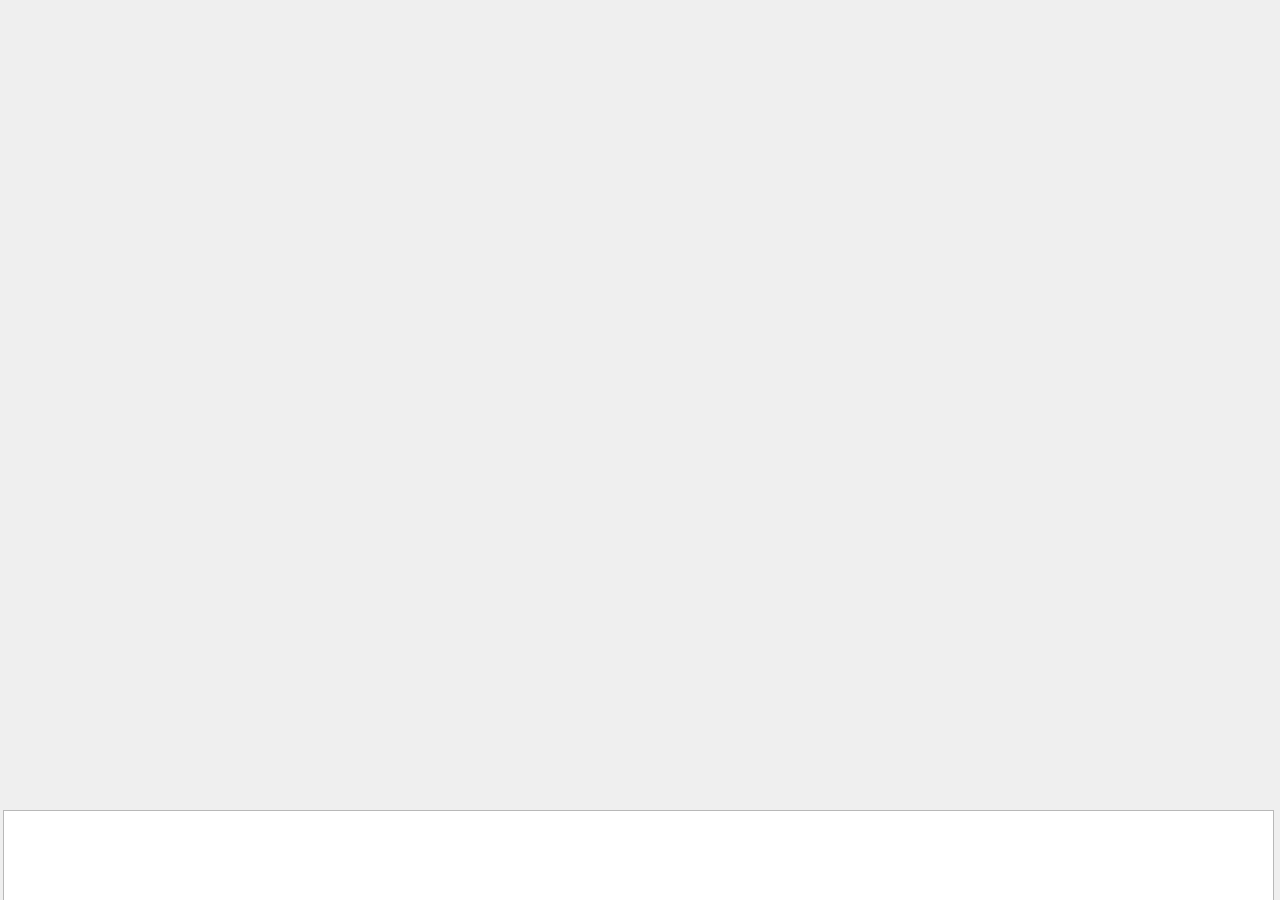
<?xml version="1.0" encoding="UTF-8"?>
<ui version="4.0">
 <class>MainWindow</class>
 <widget class="QMainWindow" name="MainWindow">
  <property name="geometry">
   <rect>
    <x>0</x>
    <y>0</y>
    <width>1280</width>
    <height>900</height>
   </rect>
  </property>
  <property name="windowTitle">
   <string>MainWindow</string>
  </property>
  <widget class="QWidget" name="centralWidget">
   <widget class="QTextEdit" name="commands">
    <property name="geometry">
     <rect>
      <x>3</x>
      <y>810</y>
      <width>1271</width>
      <height>91</height>
     </rect>
    </property>
   </widget>
  </widget>
 </widget>
 <layoutdefault spacing="6" margin="11"/>
 <resources/>
 <connections/>
</ui>
